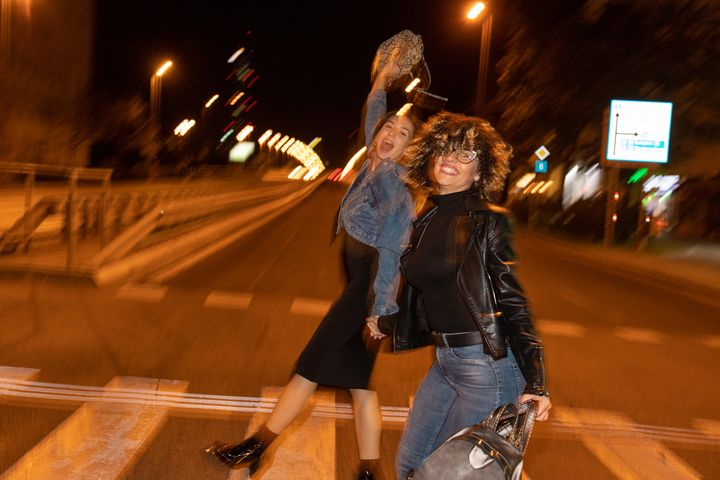
//> input picture 622f2f6d1e0000391e1b0262.jpg, 720 x 480 px
$ ./FFT 622f2f6d1e0000391e1b0262.jpg   (built with g++ and OpenCV 4)
//> lines starting //> are read from the running program, lines starting //| are printed output that depends on the picture
//> further down, img is the input picture: 480 rows x 720 cols, CV_8UC3; mean B, G, R 23.6, 54.2, 102
#include <iostream>
#include <vector>
#include <opencv2/opencv.hpp>
#include <opencv2/highgui.hpp>
#include <opencv2/imgproc.hpp>
#include <filesystem>
#include <cmath>

using namespace std;
namespace fs = std::filesystem;

// Function to apply bluestiends effect
cv::Mat bluestiends(const cv::Mat& img) {
    // Convert the image to HSV color space
    cv::Mat result;
    cv::cvtColor(img, result, cv::COLOR_BGR2HSV);

    // Split the HSV image into separate channels
    std::vector<cv::Mat> channels;
    cv::split(result, channels);

    channels[0] = cv::Scalar(120);

    // Merge the channels back to obtain the modified image
    cv::merge(channels, result);

    // Convert the image back to BGR color space
    cv::cvtColor(result, result, cv::COLOR_HSV2BGR);

    return result;
}
// Function to perform FFT on an image
double fftApproximation(const cv::Mat& img) {
    // Convert the image to grayscale and float32
    cv::Mat imgGrayFloat32;
    img.convertTo(imgGrayFloat32, CV_32FC1);
    cv::cvtColor(imgGrayFloat32, imgGrayFloat32, cv::COLOR_BGR2GRAY);
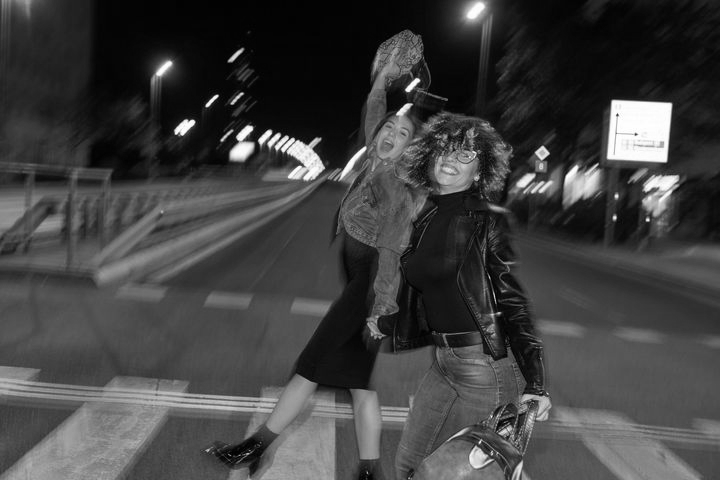
//> imgGrayFloat32: 480 rows x 720 cols, CV_32FC1; min 0.527, max 255, mean 65

    // Perform FFT
    cv::Mat complexImg;
    cv::dft(imgGrayFloat32, complexImg, cv::DFT_COMPLEX_OUTPUT);

    // Apply high-pass filter (remove low frequencies)
    int centerX = complexImg.cols / 2;
//> centerX = 360
    int centerY = complexImg.rows / 2;
//> centerY = 240
    int radius = 30;
    cv::circle(complexImg, cv::Point(centerX, centerY), radius, cv::Scalar(0, 0), -1);

    // Perform inverse FFT to get the approximation
    cv::Mat approxImg;
    cv::idft(complexImg, approxImg, cv::DFT_REAL_OUTPUT | cv::DFT_SCALE);

    // Calculate the percentage of blur
    cv::Scalar mean, stddev;
    cv::meanStdDev(approxImg, mean, stddev);
//> mean = Scalar(65.02); stddev = Scalar(48.76)

    // Normalize the result
    cv::normalize(approxImg, approxImg, 0, 255, cv::NORM_MINMAX);

    // Convert the result back to uint8
    approxImg.convertTo(approxImg, CV_8UC1);
//> approxImg: 480 rows x 720 cols, CV_8UC1

    // Calculate the percentage of the image that is blurry
    double percentageBlur = (stddev[0] / mean[0]) * 100.0;
//> percentageBlur = 75

    return percentageBlur;
}

int main(int argc, char* argv[]) {
    // Check if the correct number of command-line arguments is provided
    if (argc != 2) {
        cerr << "Usage: " << argv[0] << " <file_path>" << endl;
        return 1;
    }

    const string filePath = argv[1];

    // Check if the file exists
    if (!fs::exists(filePath)) {
        cerr << "Error: The specified file does not exist." << endl;
        return 1;
    }

// Use the specified image file
    cv::Mat img = cv::imread(filePath);

    // Perform FFT approximation and calculate percentage of blur
    double percentageBlur = fftApproximation(img);
//> percentageBlur = 75

    // Apply bluestiends effect
    cv::Mat bluestiendsImg = bluestiends(img);
//> in bluestiends, `cv::cvtColor(img, result, cv::COLOR_BGR2HSV);`: result: 480 rows x 720 cols, CV_8UC3; mean H, S, V 18.2, 205.9, 102.8
//> in bluestiends, `cv::split(result, channels);`:
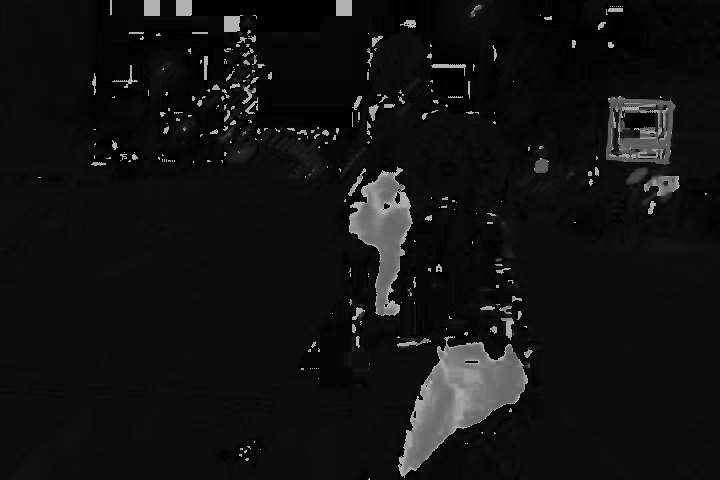
//> channels[0]: 480 rows x 720 cols, CV_8UC1; min 0, max 179, mean 18.2
//> in bluestiends, `cv::split(result, channels);`:
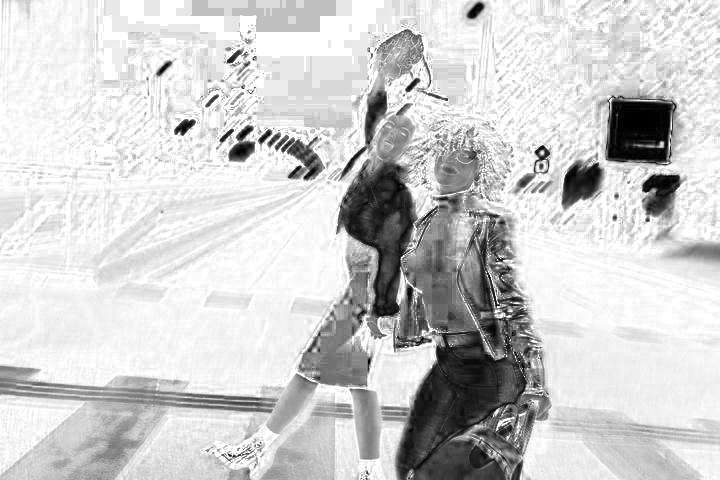
//> channels[1]: 480 rows x 720 cols, CV_8UC1; min 0, max 255, mean 205.9
//> in bluestiends, `cv::split(result, channels);`:
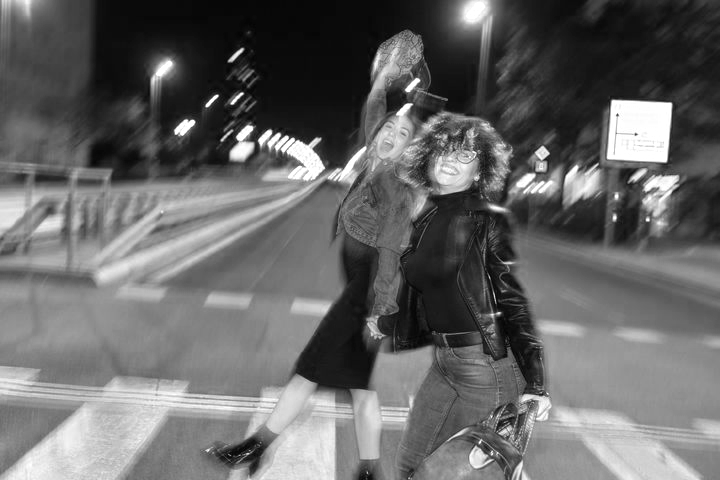
//> channels[2]: 480 rows x 720 cols, CV_8UC1; min 2, max 255, mean 102.8
//> in bluestiends, `channels[0] = cv::Scalar(120);`: channels[0]: 480 rows x 720 cols, CV_8UC1; every value is 120
//> in bluestiends, `cv::merge(channels, result);`: result: 480 rows x 720 cols, CV_8UC3; mean H, S, V 120, 205.9, 102.8
//> in bluestiends, `cv::cvtColor(result, result, cv::COLOR_HSV2BGR);`:
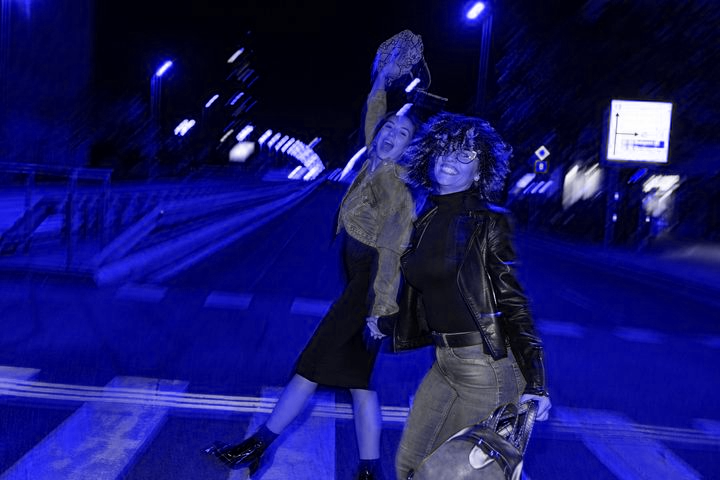
//> result: 480 rows x 720 cols, CV_8UC3; mean B, G, R 102.8, 22.2, 22.2

    // Display the original image, FFT approximation, bluestiends effect, and percentage of blur
    cout << "Percentage of Image That Is Blurry: " << percentageBlur << "%" << endl;
//| Percentage of Image That Is Blurry: 74.9987%

    cv::imshow("Original Image", img);
    cv::imshow("FFT Approximation", bluestiendsImg); // Display the bluestiends effect for clarity
    cv::waitKey(0);

    return 0;
}
